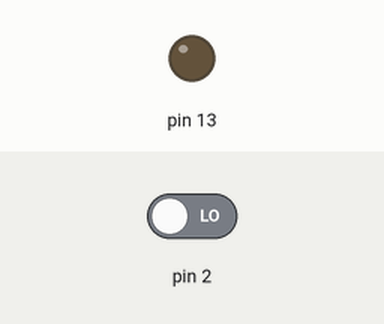
A sketch run on a simulated Arduino Uno, built with avr-gcc and run on an emulated ATmega328P. On the bench: output pins drawn as LEDs (lit = HIGH). The inputs (shaded band) are chosen by the test bench; at power-on: pin 2 LOW.

Above: at 1.2 s.
1.3 s: pin 2 driven HIGH
At 1.8 s:
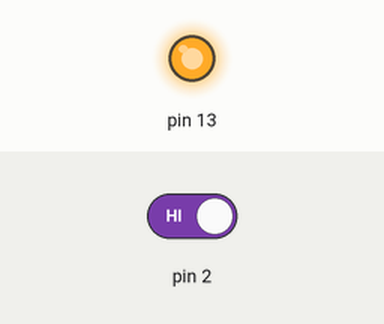
Timing chart, 0 to 4.3 s (numbered marks = the images above; inputs shaded):
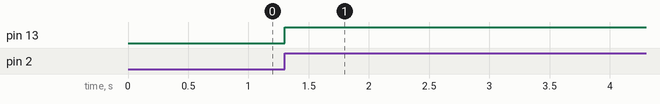

The sketch:

ButtonOnOff.ino
```cpp
void setup() {
  pinMode(2, INPUT);
  pinMode(13, OUTPUT);
  Serial.begin(9600);
}
 int cnt = 0;
  boolean check = true;

void loop() {
 int btnState = digitalRead(2);
  if (btnState == 1) {
    if (check) {
      check = false;
      cnt += 1;
      if (cnt == 1) {
        digitalWrite(13, 1);
      } else if (cnt == 2) {
        digitalWrite(13, 0);
        cnt = 0;
      }
    }

  }
  else if(btnState == 0){
    check = true;
  }
}
```

Measured:
- after the input at 1.3 s, pin 13: LOW → HIGH at once
